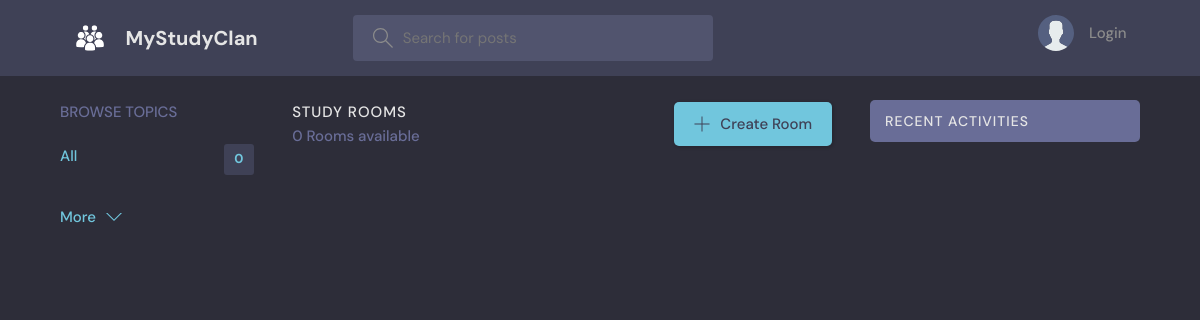
The app's page /?q=JavaScript, older data.
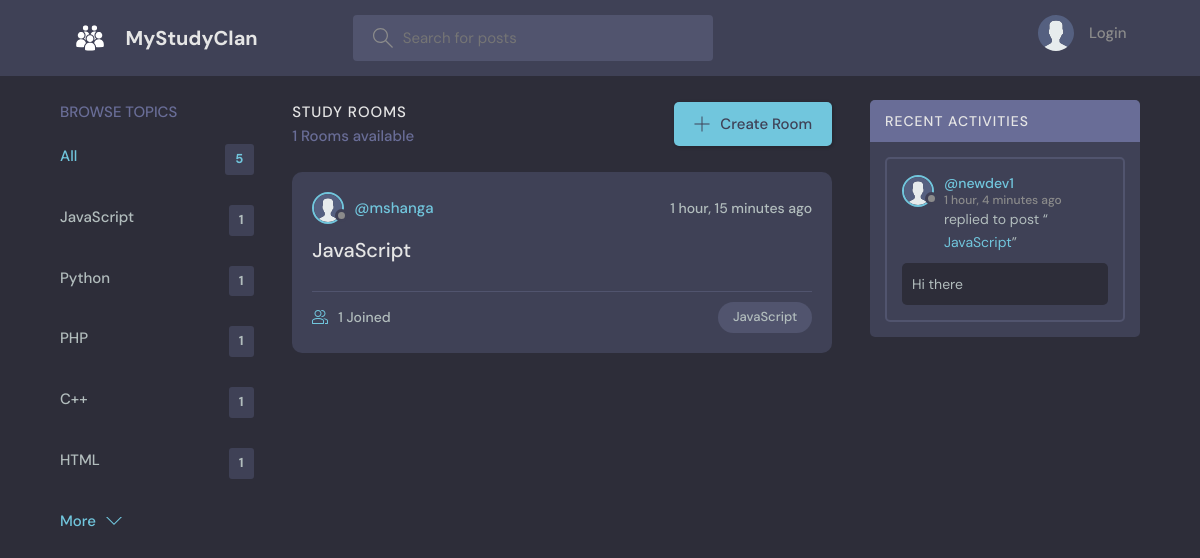
The same page, newer data.
### base/models.py (models this page shows, shortened)
class Topic(models.Model):
    name = models.CharField(max_length=200)

class Room(models.Model):
    host = models.ForeignKey(User, on_delete=models.SET_NULL, null=True)
    topic = models.ForeignKey(Topic, on_delete=models.SET_NULL, null=True)
    name = models.CharField(max_length=200)
    description = models.TextField(null=True, blank=True)
    participants = models.ManyToManyField(
        User, related_name='participants', blank=True)
    updated = models.DateTimeField(auto_now=True)
    created = models.DateTimeField(auto_now_add=True)
    class Meta:
        ordering = ['-updated', '-created']
    def __str__(self):
        return self.name

class User(AbstractUser):
    name = models.CharField(max_length=200, null=True)
    email = models.EmailField(unique=True, null=True)
    bio = models.TextField(null=True)
    avatar = models.ImageField(null=True, default="avatar.svg")
    USERNAME_FIELD = 'email'
    REQUIRED_FIELDS = []

class Message(models.Model):
    user = models.ForeignKey(User, on_delete=models.CASCADE)
    room = models.ForeignKey(Room, on_delete=models.CASCADE)
    body = models.TextField()
    updated = models.DateTimeField(auto_now=True)
    created = models.DateTimeField(auto_now_add=True)
    class Meta:
        ordering = ['-updated', '-created']

### base/views.py (the view)
# urls.py: path('', views.home, name="home"),
def home(request):
    q = request.GET.get('q') if request.GET.get('q') != None else ''
    rooms = Room.objects.filter(
        Q(topic__name__icontains=q) |
        Q(name__icontains=q) |
        Q(description__icontains=q)
    )
    topics = Topic.objects.all()[0:5]
    room_count = rooms.count()
    room_messages = Message.objects.filter(
        Q(room__topic__name__icontains=q))[0:3]
    context = {'rooms': rooms, 'topics': topics,
               'room_count': room_count, 'room_messages': room_messages}
    return render(request, 'base/home.html', context)

### base/templates/base/home.html (shortened to what this page needs)
{% extends 'main.html' %}
{% block content %}
<main class="layout layout--3">
  <div class="container">
    {% include 'base/topics_component.html' %}
    <div class="roomList">
      <div class="roomList__header">
        <div>
          <h2>Study Rooms</h2>
          <p>{{room_count}} Rooms available</p>
        </div>
        <a class="btn btn--main" href="{% url 'create-room' %}">
          <svg version="1.1" xmlns="http://www.w3.org/2000/svg" width="32" height="32" viewBox="0 0 32 32">
            <title>add</title>
            <path
              d="M16.943 0.943h-1.885v14.115h-14.115v1.885h14.115v14.115h1.885v-14.115h14.115v-1.885h-14.115v-14.115z">
            </path>
          </svg>
          Create Room
        </a>
      </div>
      {% include 'base/feed_component.html' %}
    </div>
    {% include 'base/activity_component.html' %}
  </div>
</main>
{% endblock %}

### base/templates/base/topics_component.html
<div class="topics">
    <div class="topics__header">
        <h2>Browse Topics</h2>
    </div>
    <ul class="topics__list">
        <li>
            <a href="{% url 'home' %}" class="active">All <span>{{topics.count}}</span></a>
        </li>
        {% for topic in topics %}
        <li>
            <a href="{% url 'home' %}?q={{topic.name}}">{{topic.name}}<span>{{topic.room_set.all.count}}</span></a>
        </li>
        {% endfor %}
    </ul>
    <a class="btn btn--link" href="{% url 'topics' %}">
        More
        <svg version="1.1" xmlns="http://www.w3.org/2000/svg" width="32" height="32" viewBox="0 0 32 32">
            <title>chevron-down</title>
            <path d="M16 21l-13-13h-3l16 16 16-16h-3l-13 13z"></path>
        </svg>
    </a>
</div>

### base/templates/base/feed_component.html (shortened to what this page needs)
{% for room in rooms %}
<div class="roomListRoom">
    <div class="roomListRoom__header">
        <a href="{% url 'user-profile' room.host.id %}" class="roomListRoom__author">
            <div class="avatar avatar--small">
                <img src="{{room.host.avatar.url}}" />
            </div>
            <span>@{{room.host.username}}</span>
        </a>
        <div class="roomListRoom__actions">
            <span>{{room.created|timesince}} ago</span>
        </div>
    </div>
    <div class="roomListRoom__content">
        <a href="{% url 'room' room.id %}">{{room.name}}</a>
    </div>
    <div class="roomListRoom__meta">
        <a href="{% url 'room' room.id %}" class="roomListRoom__joined">
            {{room.participants.all.count}} Joined
        </a>
        <p class="roomListRoom__topic">{{room.topic.name}}</p>
    </div>
</div>
{% endfor %}

### base/templates/base/activity_component.html (shortened to what this page needs)
<div class="activities">
    <div class="activities__header">
        <h2>Recent Activities</h2>
    </div>
    {% for message in room_messages %}
    <div class="activities__box">
        <div class="activities__boxHeader roomListRoom__header">
            <a href="{% url 'user-profile' message.user.id %}" class="roomListRoom__author">
                <div class="avatar avatar--small">
                    <img src="{{message.user.avatar.url}}" />
                </div>
                <p>
                    @{{message.user.username}}
                    <span>{{message.created|timesince}} ago</span>
                </p>
            </a>
        </div>
        <div class="activities__boxContent">
            <p>replied to post “<a href="{% url 'room' message.room.id %}">{{message.room}}</a>”</p>
            <div class="activities__boxRoomContent">{{message.body}}</div>
        </div>
    </div>
    {% endfor %}
</div>

Row changes from the older to the newer data that the page shows:
added Topic: name "JavaScript", room_set.all.count "1"
added Topic: name "Python", room_set.all.count "1"
added Topic: name "PHP", room_set.all.count "1"
added Topic: name "C++", room_set.all.count "1"
added Topic: name "HTML", room_set.all.count "1"
added Room: host.avatar (placeholder picture), host.username "mshanga", created "1 hour, 15 minutes", name "JavaScript", participants.all.count "1", topic.name "JavaScript"
added Message: user.avatar (placeholder picture), user.username "newdev1", created "1 hour, 4 minutes", room "JavaScript", body "Hi there"
Text that changed along with them:
{{ topics.count }}: "0" → "5"
{{ room_count }}: "0" → "1"
